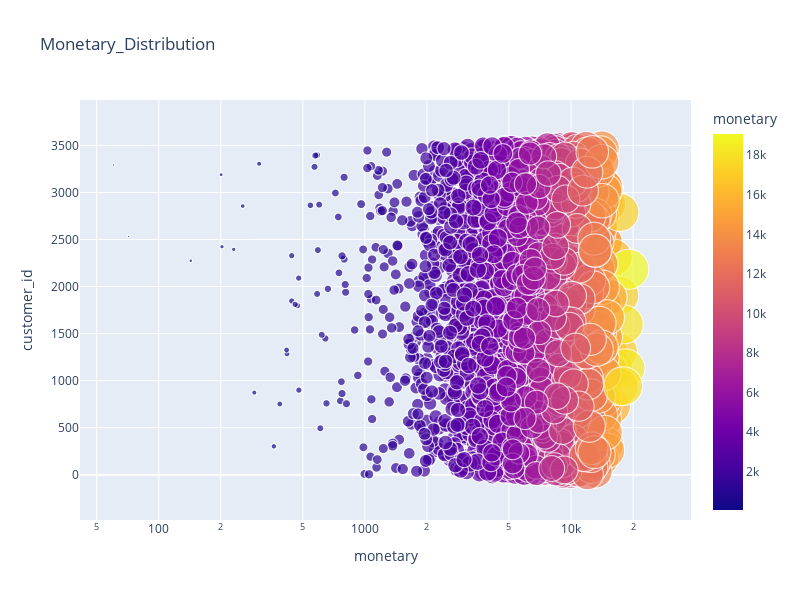

Notebook cell for this chart:
### Code cell
#vizualizing monetary distribution
fig = px.scatter(rfm_monetary, x="monetary", y="customer_id",size="monetary",color="monetary",hover_name="full_name", 
                 title = 'Monetary_Distribution',log_x=True, size_max=40, width=800, height=600)
fig.show()

### Figure 1 — Plotly figure (JSON) as saved in the notebook; plotly's stock layout.template omitted (floating-point values rounded to 4 significant figures; data arrays with more than 128 entries replaced by an {"elided": "..."} marker saying what was removed)
{"data": [{"hovertemplate": "<b>%{hovertext}</b><br><br>monetary=%{marker.color}<br>customer_id=%{y}<extra></extra>", "hovertext": {"elided": "3489 str values"}, "legendgroup": "", "marker": {"color": {"elided": "3489 float values"}, "coloraxis": "coloraxis", "size": {"elided": "3489 float values"}, "sizemode": "area", "sizeref": 11.92, "symbol": "circle"}, "mode": "markers", "name": "", "showlegend": false, "type": "scattergl", "x": {"elided": "3489 float values"}, "xaxis": "x", "y": {"elided": "3489 int values"}, "yaxis": "y"}], "layout": {"coloraxis": {"colorbar": {"title": {"text": "monetary"}}, "colorscale": [[0, "#0d0887"], [0.1111, "#46039f"], [0.2222, "#7201a8"], [0.3333, "#9c179e"], [0.4444, "#bd3786"], [0.5556, "#d8576b"], [0.6667, "#ed7953"], [0.7778, "#fb9f3a"], [0.8889, "#fdca26"], [1, "#f0f921"]]}, "height": 600, "legend": {"itemsizing": "constant", "tracegroupgap": 0}, "title": {"text": "Monetary_Distribution"}, "width": 800, "xaxis": {"anchor": "y", "autorange": true, "domain": [0, 1], "range": [1.618, 4.583], "title": {"text": "monetary"}, "type": "log"}, "yaxis": {"anchor": "x", "autorange": true, "domain": [0, 1], "range": [-482.2, 3983.0], "title": {"text": "customer_id"}, "type": "linear"}}}
